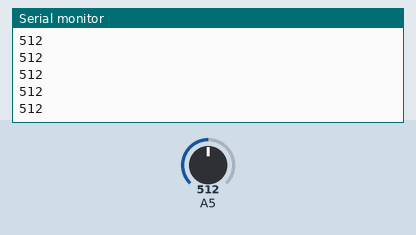
This sketch was run on a simulated Arduino Uno, built with avr-gcc and run on an emulated ATmega328P. On the bench: the last lines printed to the serial monitor. Inputs (shaded band) come from the test bench; at power-on: A5 = 512.

Above: at 1.2 s.
1.3 s: A5 set to 716
At 1.9 s:
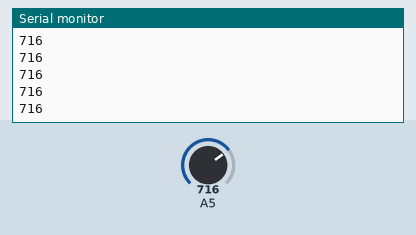
2.8 s: A5 set to 900
At 3.3 s:
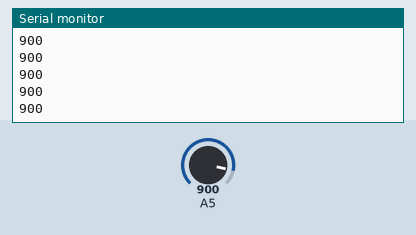
Timing chart, 0 to 5.8 s (numbered marks = the images above; inputs shaded):
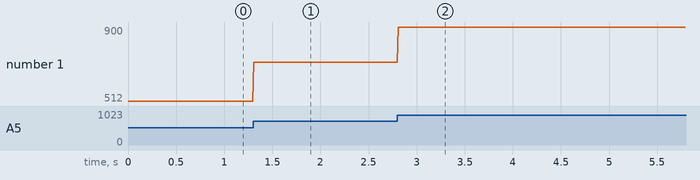

The sketch:

sketch_sep30b.ino
```cpp
void setup() {
  Serial.begin(115200);
  pinMode(13, INPUT);
}

void loop() {
    int val = analogRead(13);
    Serial.println(val);
    delay(10);
    }
```

Measured:
- after the input at 1.3 s, the serial monitor: prints a new line at once (image 1)
- after the input at 2.8 s, the serial monitor: prints a new line at once (image 2)
- plotted number 1: 512 → 716 after the input at 1.3 s, 716 → 900 after the input at 2.8 s
